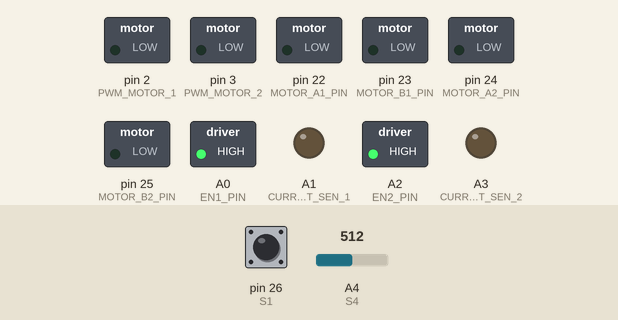
This sketch was run on a simulated Arduino Mega 2560, built with avr-gcc and run on an emulated ATmega2560. Parts: switched loads named in the sketch (green lamp = pin HIGH), output pins drawn as LEDs (lit = HIGH). The test bench sets the inputs (shaded band); at power-on: pin 26 (S1) HIGH, A4 (S4) = 512. What the sketch prints to the serial monitor is not drawn.

Above: at 0.1 s.
Timing chart, 0 to 1.6 s (numbered marks = the images above):
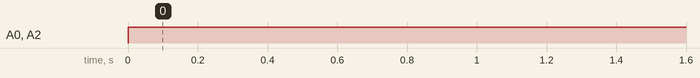

Measured:
- by itself, A0 (EN1_PIN), A2 (EN2_PIN): LOW → HIGH at 0.00 s

The sketch:

Sumo00x.ino
```cpp
//Definición de motores
#define BRAKE 0            //Freno
#define CW    1            //ClockWise (Rotación horaria)
#define CCW   2            //CounterClockWise (Rotación Antihoraria)
#define CS_THRESHOLD 15    //Corriente de Seguridad

//MOTOR (1)
#define MOTOR_A1_PIN 22   //IN A Pin
#define MOTOR_B1_PIN 23   //IN B Pin
#define PWM_MOTOR_1 2     //PWM Pin
#define CURRENT_SEN_1 A1  //CS Pin
#define EN1_PIN A0        //Enable Pin
#define MOTOR_1 0

//MOTOR (2)
#define MOTOR_A2_PIN 24   //IN A Pin
#define MOTOR_B2_PIN 25   //IN B Pin
#define PWM_MOTOR_2 3     //PWM Pin
#define CURRENT_SEN_2 A3  //CS Pin
#define EN2_PIN A2        //Enable Pin
#define MOTOR_2 1


short usSpeed = 150;      //Velocidad por defecto
unsigned short usMotor_Status = BRAKE;  //Estado Motor

//Definición de sensores
//Infrarrojos
#define S1 26      //Frontal Pin digital
#define S2 27      //Derecha Pin digital
#define S3 28      //Izquierda Pin digital
//Seguidores de Linea
const int S4 = A4; //Frontal Derecho - Pin Digital
const int S5 = 30; //Frontal Izquierdo - Pin Digital
const int S6 = 31; //Posterior Derecho - Pin Digital
const int S7 = 32; //Posterior Izquierdo - Pin Digital

void setup() {
  Serial.begin(9600);
  //    MOTOR (1) IZQUIERDO
  pinMode(MOTOR_A1_PIN, OUTPUT);
  pinMode(MOTOR_B1_PIN, OUTPUT);
  pinMode(PWM_MOTOR_1, OUTPUT);
  pinMode(CURRENT_SEN_1, OUTPUT);
  pinMode(EN1_PIN, OUTPUT);
  //    MOTOR (2) DERECHO
  pinMode(MOTOR_A2_PIN, OUTPUT);
  pinMode(MOTOR_B2_PIN, OUTPUT);
  pinMode(PWM_MOTOR_2, OUTPUT);
  pinMode(CURRENT_SEN_2, OUTPUT);
  pinMode(EN2_PIN, OUTPUT);

  //    INFRARROJO E18-D80NK
  pinMode(S1,INPUT_PULLUP);
  //    SEGUIDOR
  pinMode(S4,INPUT);
}

void loop() {
  //Habilita motores
  digitalWrite(EN1_PIN, HIGH);
  digitalWrite(EN2_PIN, HIGH);
  //Lectura de sensores
  int L1 = digitalRead(S1);

  int L4 = analogRead(S4);
  if (L1==0 && (L4>700)){
    Serial.println("En pista");
    Forward(MOTOR_2);
    Reverse(MOTOR_1);
  }else if (L4<700){
    Serial.println("Al borde");
    Stop(MOTOR_1);
    Stop(MOTOR_2);
  }
}

//Funcion parada
void Stop(uint8_t motor){
  usMotor_Status = BRAKE;
  motorGo(motor, usMotor_Status, 0);
}

//Funcion avance
void Forward(uint8_t motor){
  usMotor_Status = CW;
  motorGo(motor, usMotor_Status, usSpeed);
}

//Funcion retroceso
void Reverse(uint8_t motor){
  usMotor_Status = CCW;
  motorGo(motor, usMotor_Status, usSpeed);
}

//Funcion Motor anda
/*Funcion que controla las variables
motor(0 o 1), direccion (cw o ccw) y pwm (0 a 255)*/
void motorGo(uint8_t motor, uint8_t direccion, uint8_t pwm){
  if(motor == MOTOR_2){
    Serial.println("Motor 2");
    if(direccion == CW){
      digitalWrite(MOTOR_A1_PIN, LOW);
      digitalWrite(MOTOR_B1_PIN, HIGH);
    }else if(direccion == CCW){
      digitalWrite(MOTOR_A1_PIN, HIGH);
      digitalWrite(MOTOR_B1_PIN, LOW);
    }else{
      digitalWrite(MOTOR_A1_PIN, LOW);
      digitalWrite(MOTOR_B1_PIN, LOW);
    }
    analogWrite(PWM_MOTOR_1, pwm);
  }else if(motor == MOTOR_1){
    Serial.println("Motor 1");
    if(direccion == CW){
      digitalWrite(MOTOR_A2_PIN, LOW);
      digitalWrite(MOTOR_B2_PIN, HIGH);
    }else if(direccion == CCW){
      digitalWrite(MOTOR_A2_PIN, HIGH);
      digitalWrite(MOTOR_B2_PIN, LOW);
    }else{
      digitalWrite(MOTOR_A2_PIN, LOW);
      digitalWrite(MOTOR_B2_PIN, LOW);
    }
    analogWrite(PWM_MOTOR_2, pwm);
  }
}
```
